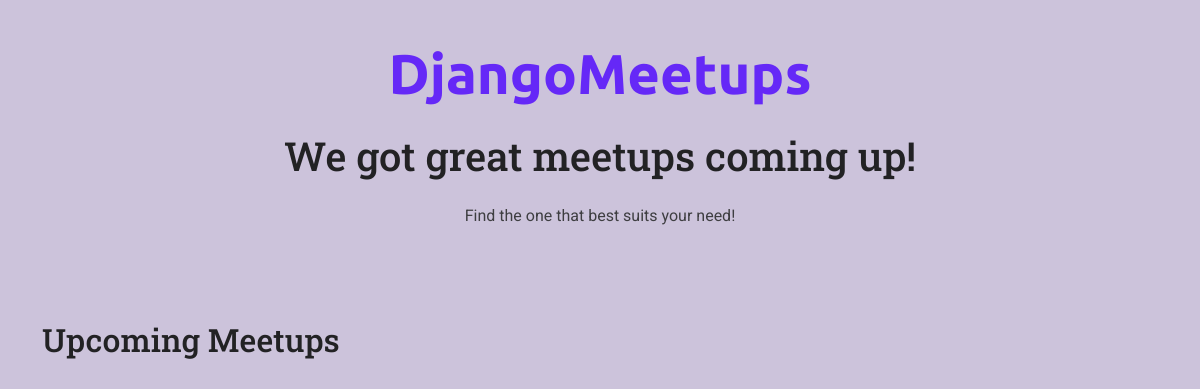
/meetups/, run on an earlier commit of the app's database.
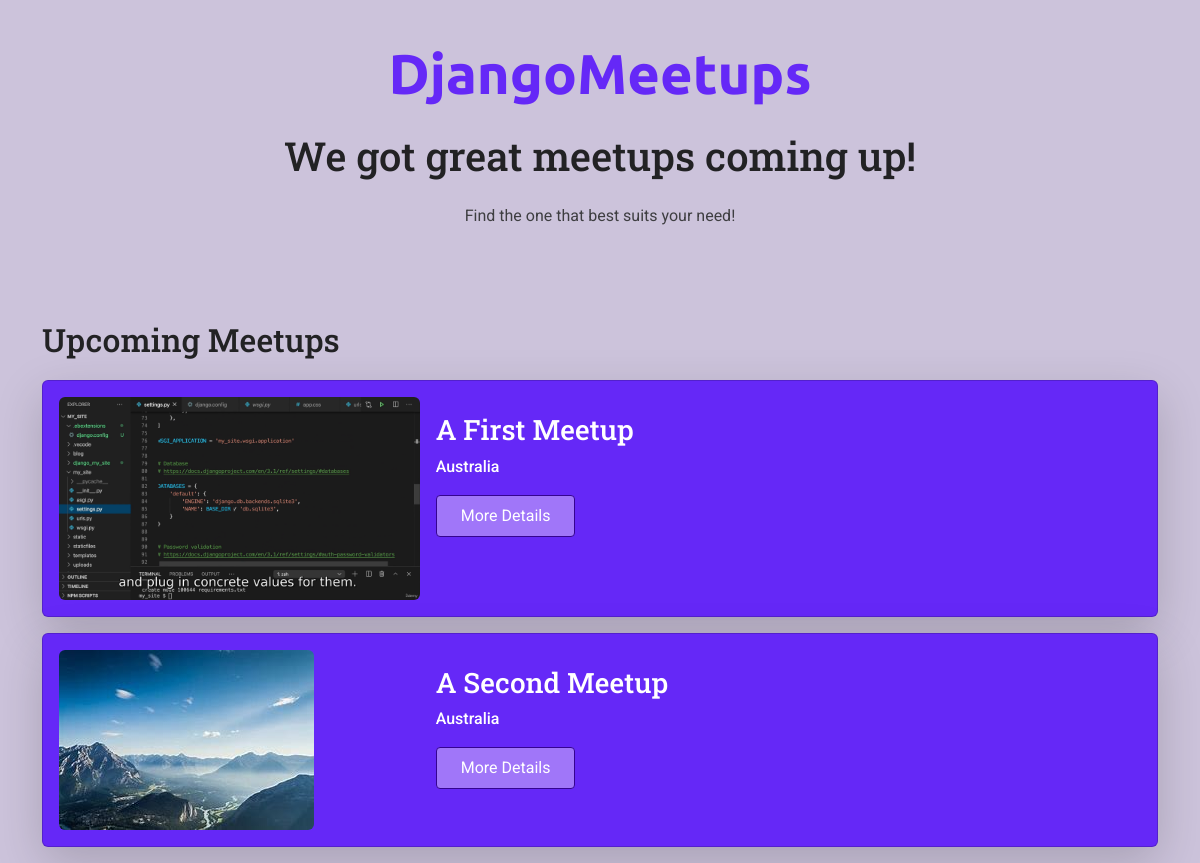
And on a later commit of the database.
### meetups/models.py (models this page shows, shortened)
class Meetup(models.Model):
    title = models.CharField(max_length=100)
    organizer_email = models.EmailField(null=True)
    date = models.DateField()
    slug = models.SlugField(unique=True)
    description = models.TextField()
    image = models.ImageField(upload_to='images', null=True)
    location = models.ForeignKey(Location, on_delete=models.CASCADE)
    participants = models.ManyToManyField(Partcipant, blank=True, null=True)

class Location(models.Model):
    name = models.CharField(max_length=100)
    address = models.CharField(max_length=150)

### meetups/views.py (the view)
# urls.py: path("", views.index, name="home"),
def index(request):
    meetups = Meetup.objects.all()
    return render(request, "meetups/index.html", {"meetups": meetups})

### meetups/templates/meetups/index.html (shortened to what this page needs)
{% extends 'base.html' %}
{% load static %}
{% block css_files %}
    <link rel="stylesheet" href="{% static 'meetups/styles/all-meetups.css' %}" />
    <link rel="stylesheet" href="{% static 'meetups/styles/base.css' %}" />
{% endblock %}
{% block content %}
    <header>
      <a class="title" href="">DjangoMeetups</a>
      <h1>We got great meetups coming up!</h1>
      <p>Find the one that best suits your need!</p>
    </header>
    <main class="container">
      <h2 style="line-height: 2">Upcoming Meetups</h2>
      {% for meetup in meetups %}
          {% include 'includes/meetup-item.html'  %}
      {% endfor %}
    </main>
{% endblock %}

### templates/base.html (shortened to what this page needs)
<!DOCTYPE html>
<html lang="en">
  <head>
    <link
      href="https://cdn.jsdelivr.net/npm/bootstrap@5.3.0/dist/css/bootstrap.min.css"
      rel="stylesheet"
    />
    {% block css_files %} {% endblock %}
  </head>
  <body>
    {% block content %} {% endblock %}
  </body>
</html>

### meetups/templates/includes/meetup-item.html
{% load static  %}
<div class="card mb-3 p-3 shadow-lg">
    <div class="row g-0">
      <div class="col-lg-4">
        <img src="{{ meetup.image.url }}" alt="{{meetup.title}}" class="img-fluid rounded" />
      </div>
      <div class="col-lg-8">
        <div class="card-body">
          <h3>{{meetup.title}}</h3>
          <p>{{meetup.location.name}}</p>
          <a href="{% url 'meetup-detail' meetup.slug %}" class="btn card-btn">More Details</a>
        </div>
      </div>
    </div>
</div>

### meetups/static/meetups/styles/all-meetups.css (style rules this page uses)
body { font-family: 'Montserrat', sans-serif; background-color: #EDE4FF; }
header { padding: 2rem 0 4rem 0; text-align: center; }
h1 { line-height: 2; }
.title { text-decoration: none; font-family: "Ubuntu", sans-serif; font-weight: 800; font-size: 3.5rem; color: #6528F7; }
.card { background-color: #6528F7; }
.card-body a { background-color: #A076F9; }
.card-body h3 { color: #fff; }
.card-body p { color: #fff; font-weight: 500; }

### meetups/static/meetups/styles/base.css (style rules this page uses)
* { box-sizing: border-box; }
body { font-family: 'Roboto', sans-serif; margin: 0; background-color: #ccc3db; color: #3e3e41; }
h1, h2, h3 { font-family: 'Roboto Slab', sans-serif; color: #222224; }
button, .btn { cursor: pointer; font: inherit; padding: 0.5rem 1.5rem; background-color: #350490; border: 1px solid #350490; color: white; border-radius: 4px; text-decoration: none; }

What changed in the data, as far as the page shows it:
added Meetup: image (picture), title "A First Meetup", location.name "Australia"
added Meetup: image (picture), title "A Second Meetup", location.name "Australia"
